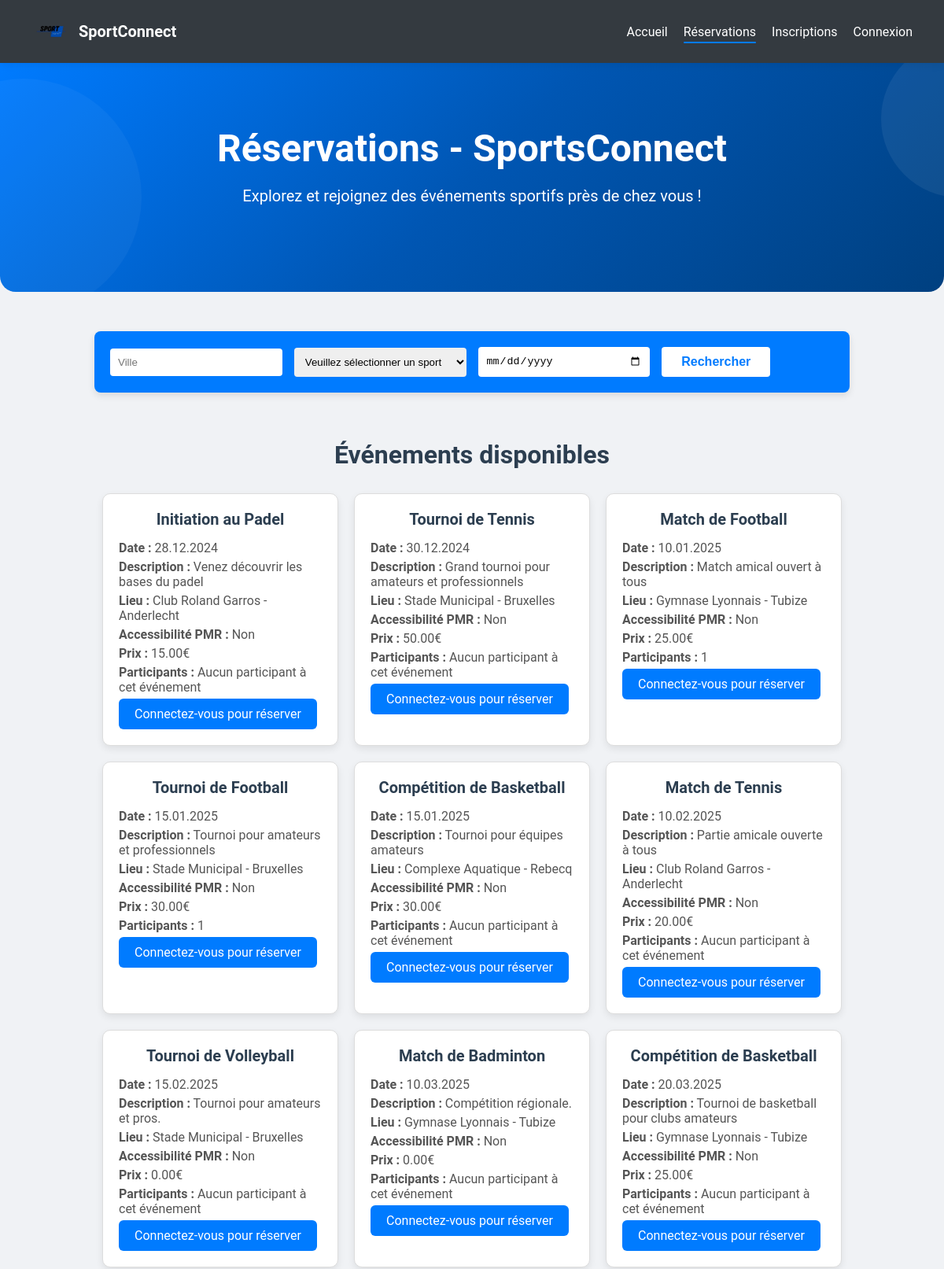
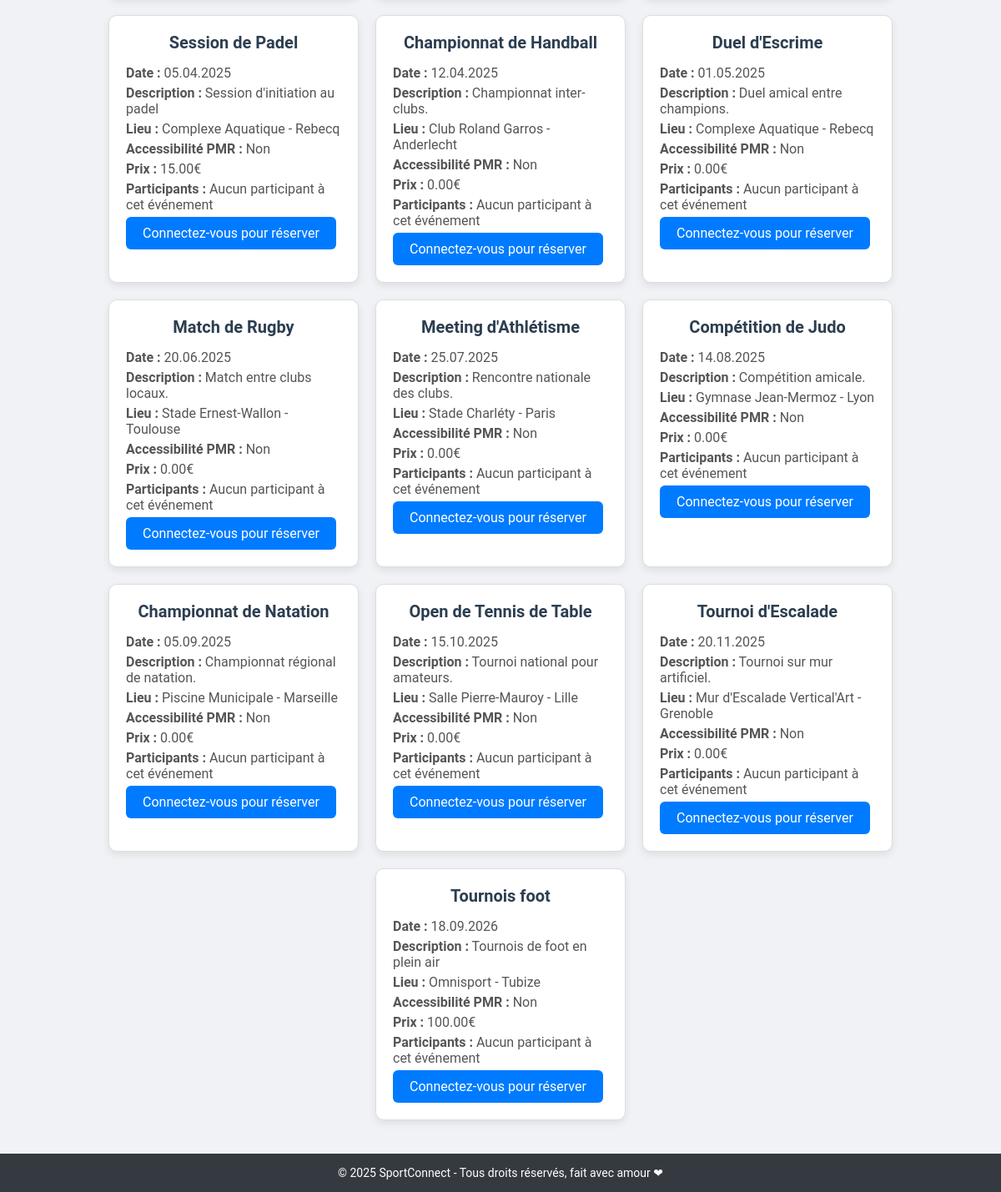
The page /?page=reservation on the database as committed earlier (2 pictures, top to bottom).
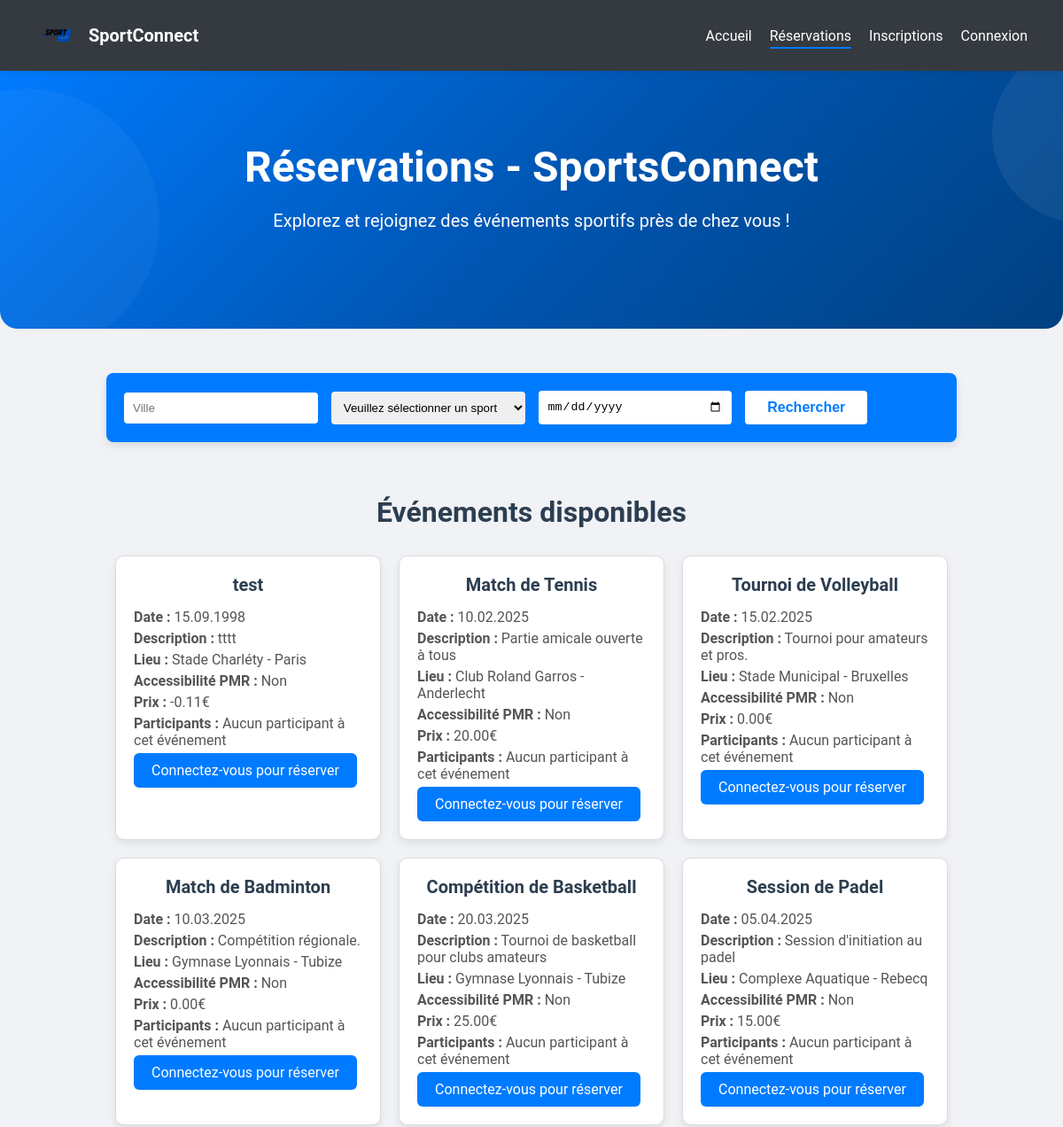
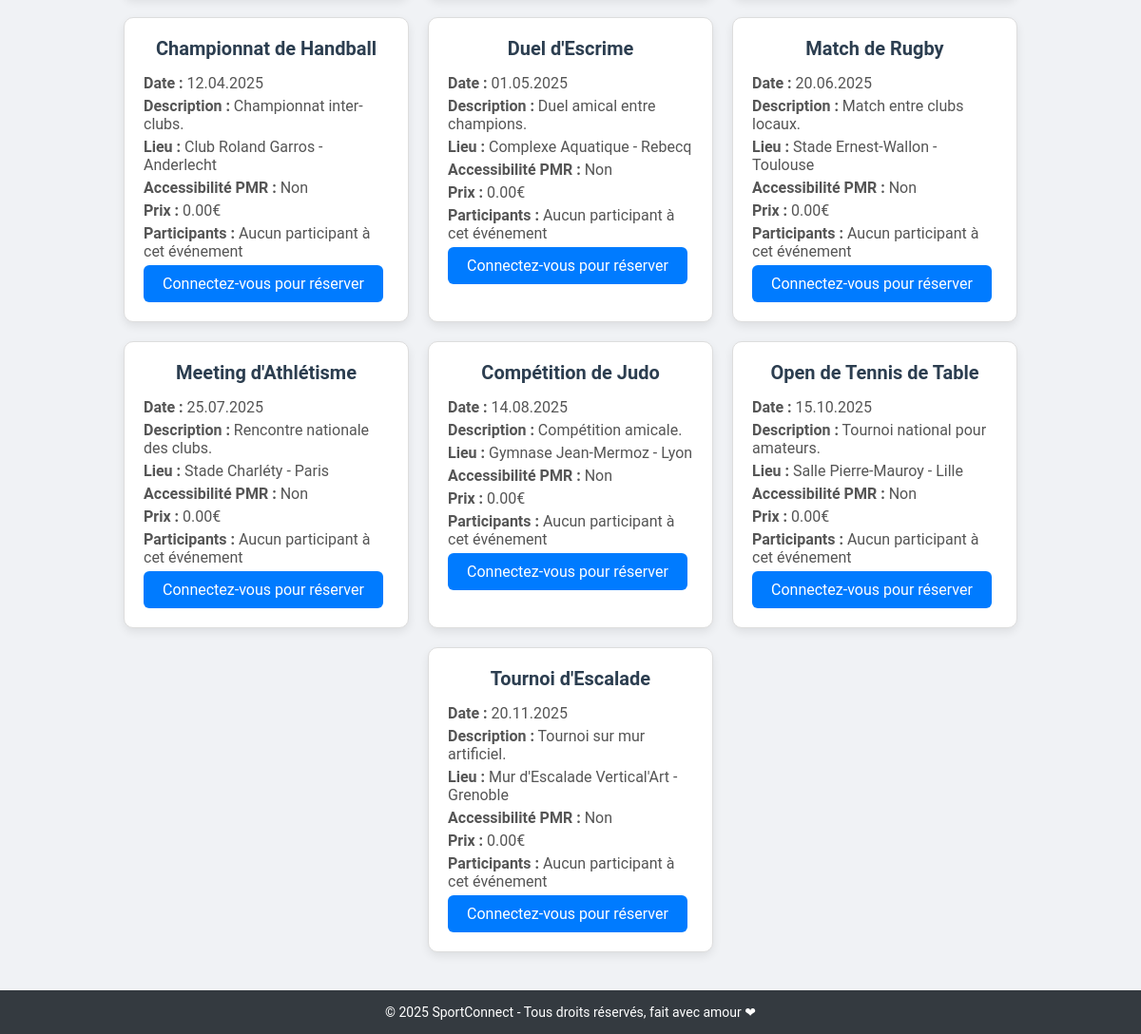
The same page on the database as committed later (2 pictures, top to bottom).
### tables this page shows
CREATE TABLE `evenements` (
  `id_evenement` int NOT NULL,
  `nom_evenement` varchar(50) NOT NULL,
  `date_evenement` datetime NOT NULL,
  `id_sport` int NOT NULL,
  `id_localisation` int DEFAULT NULL,
  `description` text,
  `pmr_accessible` tinyint(1) NOT NULL DEFAULT '0',
  `MONTANT` decimal(10,2) NOT NULL,
  `id_utilisateur` int NOT NULL
);

### src/Controleur/ReservationControleur.php (called while the page is built, shortened)
<?php
class ReservationControleur extends ControleurBase
{
    private $reservationModele;
    public function __construct($pdo)
    {
        $this->reservationModele = new ReservationModele($pdo);
    }
    public function index()
    {
        $ville = $_GET['ville'] ?? null;
        $sport = $_GET['sport'] ?? null;
        $date = $_GET['date'] ?? null;
        $pmrSession = $this->utilisateurConnecte['pmr'] ?? 'non';
        try {
            $reservations = $this->reservationModele->rechercherReservations($ville, $sport, $date, $pmrSession);
            $sportModele = new SportModele($this->pdo);
            $sports = $sportModele->obtenirSportsSelonUtilisateur($pmrSession);
            $vue = new ReservationVue(
                "Réservations - SportsConnect",
                $reservations,
                $sports,
                $this->utilisateurConnecte
            );
            $vue->afficher();
        } catch (\Exception $e) {
            $this->ajouterMessageErreur("Erreur : " . $e->getMessage());
            Reponses::rediriger('accueil');
        }
    }
}

### src/Core/Routeur.php (called while the page is built, shortened)
<?php
class Routeur
{
    private $pdo;
    public function __construct($pdo)
    {
        $this->pdo = $pdo;
    }
    public function executer()
    {
        try {
            $nomMethode = 'index';
            $controleur = new $classeControleur($this->pdo);
            $controleur->$nomMethode();
        } catch (\Exception $e) {
            $this->afficherPageErreur($e->getMessage());
        }
    }
}

### index.php (called while the page is built, shortened)
<?php
try {
    require_once __DIR__ . '/config/db.php';
    $routeur = new Routeur($pdo);
    $routeur->executer();
} catch (Exception $e) {
    error_log("Erreur application: " . $e->getMessage());
    displayErrorPage();
}

### src/Core/FabriqueBase.php (called while the page is built, shortened)
<?php
class FabriqueBase
{
    protected $pdo;
    public function __construct($pdo, $table, $clePrimaire = 'id')
    {
        $this->pdo = $pdo;
    }
    public function requetePersonnalisee($sql, $params = [], $fetchAll = true)
    {
        $stmt = $this->pdo->prepare($sql);
        $stmt->execute($params);
        if ($fetchAll) {
            return $stmt->fetchAll(\PDO::FETCH_ASSOC);
        } else {
            return $stmt->fetch(\PDO::FETCH_ASSOC);
        }
    }
}

### src/Fabrique/ReservationModele.php (called while the page is built, shortened)
<?php
class ReservationModele extends FabriqueBase
{
    public function rechercherReservations($ville = null, $sport = null, $date = null, $pmrValue = 0)
    {
        $sql = "SELECT
                    e.id_evenement,
                    e.nom_evenement AS evenement,
                    DATE_FORMAT(e.date_evenement, '%d.%m.%Y') AS date,
                    e.description,
                    CONCAT(le.nom_localisation_evenement, ' - ', le.ville) AS localisation,
                    CASE WHEN s.pmr = 1 THEN 'Oui' ELSE 'Non' END AS pmr_accessible,
                    e.montant AS prix
                FROM evenements e
                JOIN localisations_evenements le ON e.id_localisation = le.id_localisation
                JOIN sports s ON e.id_sport = s.id_sport
                WHERE 1=1";
        $params = [];
        if ($pmrValue === 'oui') {
            $pmrValue = 1;
        } elseif ($pmrValue === 'non') {
            $pmrValue = 0;
        }
        $sql .= " AND s.pmr = :pmrValue";
        $params[':pmrValue'] = $pmrValue;
        $sql .= " ORDER BY e.date_evenement ASC";
        return $this->requetePersonnalisee($sql, $params);
    }
}

### src/Core/ControleurBase.php (called while the page is built, shortened)
<?php
abstract class ControleurBase
{
    public function __construct($pdo = null)
    {
        $this->utilisateurConnecte = isset($_SESSION['utilisateur']) ? $_SESSION['utilisateur'] : null;
    }
}

### src/Vues/reservationVue.php (the view, shortened to what the rows shown need)
<?php
class ReservationVue extends VueBase
{
    private $reservations;
    public function __construct($titre, $reservations, $sports, $utilisateur = null, $erreurs = [])
    {
        $this->reservations = $reservations;
    }
    protected function afficherContenu()
    {
        ?>
        <main>
            <section class="reservations">
                <h2>Événements disponibles</h2>
                <div id="reservation-list" class="reservation-list">
                    <?php if (!empty($this->reservations)) : ?>
                        <?php foreach ($this->reservations as $reservation): ?>
                            <div class="reservation-item">
                                <h3 class="reservation-title">
                                    <?php echo $this->e($reservation['evenement'] ?? 'Nom de l\'événement non défini'); ?>
                                </h3>
                                <p class="reservation-detail">
                                    <strong>Date :</strong>
                                    <?php echo $this->e($reservation['date'] ?? 'Date non définie'); ?>
                                </p>
                                <p class="reservation-detail">
                                    <strong>Description :</strong>
                                    <?php echo $this->e($reservation['description'] ?? 'Aucune description disponible'); ?>
                                </p>
                                <p class="reservation-detail">
                                    <strong>Lieu :</strong>
                                    <?php echo $this->e($reservation['localisation'] ?? 'Lieu non défini'); ?>
                                </p>
                                <p class="reservation-detail">
                                    <strong>Accessibilité PMR :</strong>
                                    <?php echo $this->e($reservation['pmr_accessible'] ?? 'Non spécifié'); ?>
                                </p>
                                <p class="reservation-detail">
                                    <strong>Prix :</strong>
                                    <?php
                                        if (isset($reservation['prix'])) {
                                            echo $this->e($reservation['prix']) . '€';
                                        } else {
                                            echo 'Prix non défini';
                                        }
                                    ?>
                                </p>
                                <p class="reservation-detail">
                                    <strong>Participants :</strong>
                                    <?php
                                    if (isset($reservation['Participants'])) {
                                        if (is_array($reservation['Participants'])) {
                                            $participantsSecurises = array_map([$this, 'e'], $reservation['Participants']);
                                            echo implode(', ', $participantsSecurises);
                                        } else {
                                            echo $this->e($reservation['Participants']);
                                        }
                                    } else {
                                        echo 'Aucun participant à cet événement';
                                    }
                                    ?>
                                </p>
                                <?php
                                if ($this->utilisateur) {
                                    echo $this->genererFormulaire(
                                        '?page=reservation&action=reserver',
                                        'reservation_' . $reservation['secure_token'],
                                        'POST',
                                        $this->genererInputIDSecurise($reservation['secure_token']) .
                                        $this->genererChampsCSRF('reservation_' . $reservation['secure_token']) .
                                        '<button type="submit" class="btn-reserver">Réserver</button>'
                                    );
                                } else {
                                    echo '<a href="?page=connexion" class="btn-reserver">Connectez-vous pour réserver</a>';
                                }
                                ?>
                            </div>
                        <?php endforeach; ?>
                    <?php else: ?>
                        <p>Aucun événement disponible pour les critères sélectionnés.</p>
                    <?php endif; ?>
                </div>
            </section>
        </main>
        <?php
    }
}

Rows that differ between the two databases and show on the page:
removed evenements: nom_evenement "Initiation au Padel", e "28.12.2024", description "Venez découvrir les bases du padel", e "Club Roland Garros - Anderlecht", e "Non", MONTANT "15.00", e "Aucun participant à cet événement"
removed evenements: nom_evenement "Tournoi de Tennis", e "30.12.2024", description "Grand tournoi pour amateurs et professionnels", e "Stade Municipal - Bruxelles", e "Non", MONTANT "50.00", e "Aucun participant à cet événement"
removed evenements: nom_evenement "Match de Football", e "10.01.2025", description "Match amical ouvert à tous", e "Gymnase Lyonnais - Tubize", e "Non", MONTANT "25.00", e "1"
removed evenements: nom_evenement "Tournoi de Football", e "15.01.2025", description "Tournoi pour amateurs et professionnels", e "Stade Municipal - Bruxelles", e "Non", MONTANT "30.00", e "1"
removed evenements: nom_evenement "Compétition de Basketball", e "15.01.2025", description "Tournoi pour équipes amateurs", e "Complexe Aquatique - Rebecq", e "Non", MONTANT "30.00", e "Aucun participant à cet événement"
no longer on this page (row unchanged): evenements: nom_evenement "Championnat de Natation", e "05.09.2025", description "Championnat régional de natation.", e "Piscine Municipale - Marseille", e "Non", MONTANT "0.00", e "Aucun participant à cet événement"
removed evenements: nom_evenement "Tournois foot", e "18.09.2026", description "Tournois de foot en plein air", e "Omnisport - Tubize", e "Non", MONTANT "100.00", e "Aucun participant à cet événement"
added evenements: nom_evenement "test", e "15.09.1998", description "tttt", e "Stade Charléty - Paris", e "Non", MONTANT "-0.11", e "Aucun participant à cet événement"
